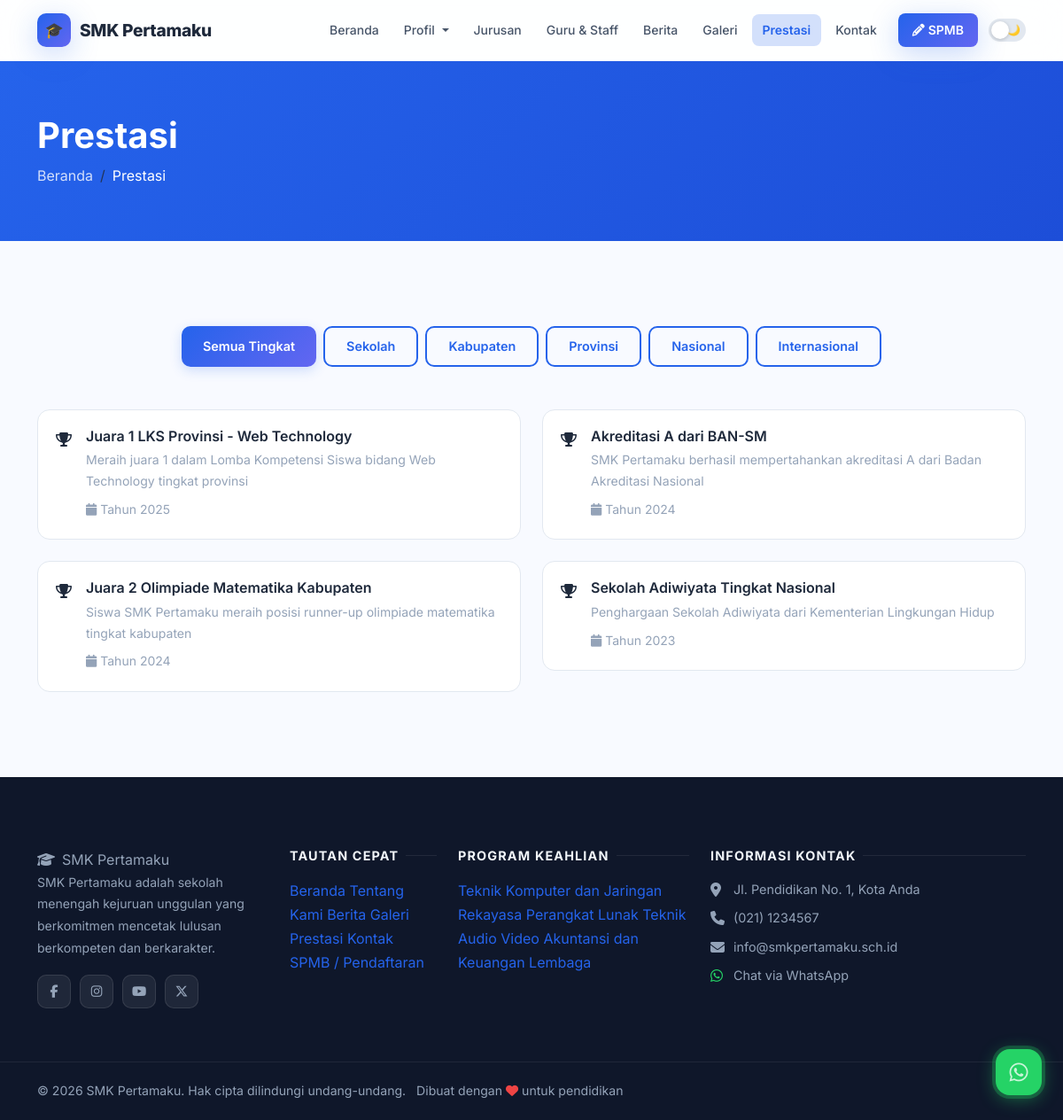
/prestasi, run on the app's committed database.
### tables this page shows
CREATE TABLE IF NOT EXISTS `achievements` (
  `id` INT AUTO_INCREMENT PRIMARY KEY,
  `title` VARCHAR(250) NOT NULL,
  `description` TEXT,
  `image` VARCHAR(255) DEFAULT NULL,
  `level` ENUM('sekolah','kabupaten','provinsi','nasional','internasional') DEFAULT 'sekolah',
  `year` YEAR DEFAULT NULL,
  `is_published` TINYINT(1) DEFAULT 1,
  `created_at` TIMESTAMP DEFAULT CURRENT_TIMESTAMP
);

CREATE TABLE IF NOT EXISTS `social_media` (
  `id` INT AUTO_INCREMENT PRIMARY KEY,
  `platform` VARCHAR(50) NOT NULL,
  `url` VARCHAR(255) NOT NULL,
  `icon` VARCHAR(100) DEFAULT NULL,
  `is_active` TINYINT(1) DEFAULT 1
);

CREATE TABLE IF NOT EXISTS `programs` (
  `id` INT AUTO_INCREMENT PRIMARY KEY,
  `name` VARCHAR(200) NOT NULL,
  `code` VARCHAR(20) DEFAULT NULL,
  `description` LONGTEXT,
  `image` VARCHAR(255) DEFAULT NULL,
  `icon` VARCHAR(100) DEFAULT 'fas fa-laptop-code',
  `quota` INT DEFAULT 36,
  `is_active` TINYINT(1) DEFAULT 1,
  `sort_order` INT DEFAULT 0,
  `created_at` TIMESTAMP DEFAULT CURRENT_TIMESTAMP
);

### app/controllers/PublicController.php (called while the page is built, shortened)
<?php
class PublicController {
    public function achievements() {
        $db = getDB();
        $where = "is_published=1";
        $res = $db->query("SELECT * FROM achievements WHERE $where ORDER BY year DESC, id DESC");
        $achievements = $res ? $res->fetch_all(MYSQLI_ASSOC) : [];
        require_once __DIR__ . '/../../views/public/achievements.php';
    }
}

### index.php (called while the page is built, shortened)
<?php
require_once __DIR__ . '/routes/web.php';

### app/helpers.php (called while the page is built, shortened)
<?php
function getSettings() {
    $db = getDB();
    $res = $db->query("SELECT `key`, value FROM settings");
    $data = [];
    while ($row = $res->fetch_assoc()) {
        $data[$row['key']] = $row['value'];
    }
    return $data;
}

### views/public/achievements.php (the view, shortened to what this page needs)
<?php
require_once __DIR__ . '/../layouts/header.php';
$levelFilter = htmlspecialchars($_GET['level'] ?? '');
$levels = ['sekolah','kabupaten','provinsi','nasional','internasional'];
?>
<div style="background:linear-gradient(135deg,var(--primary),var(--primary-dark));padding:60px 0;color:#fff;">
    <div class="container">
        <h1 class="fw-bold mb-2">Prestasi</h1>
        <nav aria-label="breadcrumb">
            <ol class="breadcrumb mb-0"><li class="breadcrumb-item"><a href="<?= APP_URL ?>/" style="color:rgba(255,255,255,0.8);">Beranda</a></li><li class="breadcrumb-item active text-white">Prestasi</li></ol>
        </nav>
    </div>
</div>
<section class="section">
    <div class="container">
        <div class="d-flex flex-wrap gap-2 mb-5 justify-content-center">
            <a href="<?= APP_URL ?>/prestasi" class="btn btn-sm <?= !$levelFilter ? 'btn-primary' : 'btn-outline-primary' ?>">Semua Tingkat</a>
            <?php foreach ($levels as $lvl): ?>
                <a href="<?= APP_URL ?>/prestasi?level=<?= $lvl ?>" class="btn btn-sm <?= $levelFilter === $lvl ? 'btn-primary' : 'btn-outline-primary' ?>">
                    <?= ucfirst($lvl) ?>
                </a>
            <?php endforeach; ?>
        </div>
        <?php if (empty($achievements)): ?>
            <div class="text-center py-5">
                <i class="fas fa-trophy" style="font-size:3rem;color:var(--text-muted);"></i>
                <p class="mt-3" style="color:var(--text-muted);">Belum ada prestasi yang tercatat.</p>
            </div>
        <?php else: ?>
        <div class="row g-4">
            <?php foreach ($achievements as $ach): ?>
            <div class="col-lg-6">
                <div class="achievement-card">
                    <div class="achievement-badge badge-<?= $ach['level'] ?>">
                        <i class="fas fa-trophy"></i>
                    </div>
                    <div class="flex-grow-1">
                        <div class="d-flex align-items-start justify-content-between gap-2 mb-1">
                            <h6 style="color:var(--text);font-weight:600;margin:0;"><?= htmlspecialchars($ach['title']) ?></h6>
                            <div class="d-flex gap-2 flex-shrink-0">
                                <span class="badge badge-<?= $ach['level'] ?>"><?= ucfirst($ach['level']) ?></span>
                            </div>
                        </div>
                        <?php if (!empty($ach['description'])): ?>
                            <p style="color:var(--text-muted);font-size:0.88rem;margin-bottom:6px;"><?= htmlspecialchars($ach['description']) ?></p>
                        <?php endif; ?>
                        <?php if (!empty($ach['year'])): ?>
                            <small style="color:var(--text-muted);"><i class="fas fa-calendar me-1"></i>Tahun <?= $ach['year'] ?></small>
                        <?php endif; ?>
                    </div>
                </div>
            </div>
            <?php endforeach; ?>
        </div>
        <?php endif; ?>
    </div>
</section>
<?php require_once __DIR__ . '/../layouts/footer.php'; ?>

### views/layouts/footer.php (shortened to what this page needs)
<?php
$settings = getSettings();
$schoolName = $settings['school_name'] ?? 'SMK Pertamaku';
$footerAbout = $settings['footer_about'] ?? '';
$address = $settings['school_address'] ?? '';
$phone = $settings['school_phone'] ?? '';
$email = $settings['school_email'] ?? '';
$whatsapp = $settings['whatsapp_number'] ?? '';
$currentYear = date('Y');
$db = getDB();
$progRes = $db->query("SELECT id, name FROM programs WHERE is_active=1 ORDER BY sort_order LIMIT 6");
$footerPrograms = $progRes ? $progRes->fetch_all(MYSQLI_ASSOC) : [];
$smRes = $db->query("SELECT * FROM social_media WHERE is_active=1");
$socialMedia = $smRes ? $smRes->fetch_all(MYSQLI_ASSOC) : [];
?>
</main>
<footer class="site-footer">
    <div class="container">
        <div class="row g-4">
            <div class="col-lg-3 col-md-6">
                <span class="footer-brand"><i class="fas fa-graduation-cap me-2"></i><?= htmlspecialchars($schoolName) ?></span>
                <p><?= htmlspecialchars($footerAbout) ?></p>
                <?php if ($socialMedia): ?>
                <div class="social-links">
                    <?php foreach ($socialMedia as $sm): ?>
                        <a href="<?= htmlspecialchars($sm['url']) ?>" target="_blank" rel="noopener" class="social-link" title="<?= htmlspecialchars($sm['platform']) ?>">
                            <i class="<?= htmlspecialchars($sm['icon'] ?? 'fas fa-link') ?>"></i>
                        </a>
                    <?php endforeach; ?>
                </div>
                <?php endif; ?>
            </div>
            <div class="col-lg-2 col-md-6">
                <h5>Tautan Cepat</h5>
                <a href="<?= APP_URL ?>/">Beranda</a>
                <a href="<?= APP_URL ?>/profil">Tentang Kami</a>
                <a href="<?= APP_URL ?>/berita">Berita</a>
                <a href="<?= APP_URL ?>/galeri">Galeri</a>
                <a href="<?= APP_URL ?>/prestasi">Prestasi</a>
                <a href="<?= APP_URL ?>/kontak">Kontak</a>
                <a href="<?= APP_URL ?>/spmb">SPMB / Pendaftaran</a>
            </div>
            <div class="col-lg-3 col-md-6">
                <h5>Program Keahlian</h5>
                <?php foreach ($footerPrograms as $prog): ?>
                    <a href="<?= APP_URL ?>/jurusan/<?= $prog['id'] ?>"><?= htmlspecialchars($prog['name']) ?></a>
                <?php endforeach; ?>
            </div>
            <div class="col-lg-4 col-md-6">
                <h5>Informasi Kontak</h5>
                <?php if ($address): ?>
                <div class="d-flex gap-2 mb-2">
                    <i class="fas fa-map-marker-alt mt-1" style="color:#94a3b8;width:18px;"></i>
                    <span style="color:var(--footer-text);font-size:0.9rem;"><?= htmlspecialchars($address) ?></span>
                </div>
                <?php endif; ?>
                <?php if ($phone): ?>
                <div class="d-flex gap-2 mb-2">
                    <i class="fas fa-phone mt-1" style="color:#94a3b8;width:18px;"></i>
                    <a href="tel:<?= preg_replace('/[^0-9+]/', '', $phone) ?>" style="color:var(--footer-text);font-size:0.9rem;"><?= htmlspecialchars($phone) ?></a>
                </div>
                <?php endif; ?>
                <?php if ($email): ?>
                <div class="d-flex gap-2 mb-2">
                    <i class="fas fa-envelope mt-1" style="color:#94a3b8;width:18px;"></i>
                    <a href="mailto:<?= htmlspecialchars($email) ?>" style="color:var(--footer-text);font-size:0.9rem;"><?= htmlspecialchars($email) ?></a>
                </div>
                <?php endif; ?>
                <?php if ($whatsapp): ?>
                <div class="d-flex gap-2 mb-2">
                    <i class="fab fa-whatsapp mt-1" style="color:#25d366;width:18px;"></i>
                    <a href="https://wa.me/<?= preg_replace('/[^0-9]/', '', $whatsapp) ?>" target="_blank" style="color:var(--footer-text);font-size:0.9rem;">Chat via WhatsApp</a>
                </div>
                <?php endif; ?>
            </div>
        </div>
    </div>
    <div class="footer-bottom">
        <div class="container">
            <p class="mb-0">
                &copy; <?= $currentYear ?> <?= htmlspecialchars($schoolName) ?>. Hak cipta dilindungi undang-undang.
                <span class="ms-2">Dibuat dengan <i class="fas fa-heart" style="color:#ef4444;"></i> untuk pendidikan</span>
            </p>
        </div>
    </div>
</footer>
<?php if ($whatsapp): ?>
<a href="https://wa.me/<?= preg_replace('/[^0-9]/', '', $whatsapp) ?>?text=Halo+<?= urlencode($schoolName) ?>%2C+saya+ingin+bertanya..."
   class="whatsapp-float" target="_blank" rel="noopener" title="Chat WhatsApp">
    <i class="fab fa-whatsapp"></i>
</a>
<?php endif; ?>
</body>
</html>

### assets/css/style.css (style rules this page uses)
:root { --bg: #f8faff; --bg-secondary: #f0f4ff; --bg-card: #ffffff; --text: #1e293b; --text-secondary:#475569; --text-muted: #94a3b8; --primary: #2563eb; --primary-light: #3b82f6; --primary-dark: #1d4ed8; --primary-glow: rgba(37,99,235,0.20); --accent: #6366f1; --accent-glow: rgba(99,102,241,0.18); --success: #16a34a; --warning: #d97706; --danger: #dc2626; --border: #e2e8f0; --border-light: #f1f5f9; --navbar-bg: rgba(255,255,255,0.85); --footer-bg: #0f172a; --footer-text: #94a3b8; --shadow-sm: 0 1px 3px rgba(0,0,0,0.06), 0 1px 2px rgba(0,0,0,0.04); --shadow: 0 4px 16px rgba(0,0,0,0.08); --shadow-md: 0 8px 32px rgba(0,0,0,0.10); --shadow-lg: 0 20px 60px rgba(0,0,0,0.12); --shadow-blue: 0 8px 32px rgba(37,99,235,0.25); --radius: 14px; --radius-lg: 20px; --transition: all 0.3s cubic-bezier(0.4,0,0.2,1); --gradient: linear-gradient(135deg, #2563eb 0%, #6366f1 100%); --gradient-hero: linear-gradient(135deg, #0f172a 0%, #1e3a8a 50%, #1e1b4b 100%); }
*, *::before, *::after { box-sizing: border-box; }
html { scroll-behavior: smooth; font-size: 16px; }
body { background-color: var(--bg); color: var(--text); font-family: 'Segoe UI', system-ui, -apple-system, 'Helvetica Neue', sans-serif; line-height: 1.7; transition: background-color 0.4s ease, color 0.3s ease; overflow-x: hidden; }
a { color: var(--primary); text-decoration: none; transition: var(--transition); }
.section { padding: 96px 0; }
.btn-primary { background: var(--gradient); color: #fff; border: none; border-radius: 10px; padding: 11px 24px; font-weight: 600; font-size: 0.9rem; transition: var(--transition); display: inline-flex; align-items: center; gap: 8px; box-shadow: 0 4px 14px var(--primary-glow); }
.btn-outline-primary { background: transparent; color: var(--primary); border: 2px solid var(--primary); border-radius: 10px; padding: 10px 24px; font-weight: 600; font-size: 0.9rem; transition: var(--transition); display: inline-flex; align-items: center; gap: 8px; }
.achievement-card { display: flex; align-items: flex-start; gap: 16px; background: var(--bg-card); border: 1px solid var(--border); border-radius: var(--radius); padding: 20px; transition: var(--transition); }
.site-footer { background: var(--footer-bg); padding: 80px 0 0; color: var(--footer-text); }
.site-footer p { font-size: 0.88rem; line-height: 1.75; color: var(--footer-text); }
.site-footer h5 { color: #f1f5f9; font-size: 0.9rem; font-weight: 700; text-transform: uppercase; letter-spacing: 0.08em; margin-bottom: 18px; display: flex; align-items: center; gap: 8px; }
.site-footer h5::after { content: ''; flex: 1; height: 1px; background: rgba(255,255,255,0.08); }
.social-links { display: flex; gap: 10px; margin-top: 18px; flex-wrap: wrap; }
.social-link { width: 38px; height: 38px; background: rgba(255,255,255,0.07); border: 1px solid rgba(255,255,255,0.1); border-radius: 10px; display: flex; align-items: center; justify-content: center; color: var(--footer-text); font-size: 0.9rem; transition: var(--transition); }
.footer-bottom { margin-top: 60px; border-top: 1px solid rgba(255,255,255,0.07); padding: 20px 0; display: flex; align-items: center; justify-content: space-between; flex-wrap: wrap; gap: 12px; font-size: 0.82rem; color: var(--footer-text); }
.whatsapp-float { position: fixed; bottom: 28px; right: 24px; width: 52px; height: 52px; background: #25d366; border-radius: 16px; display: flex; align-items: center; justify-content: center; color: #fff; font-size: 1.5rem; z-index: 1000; box-shadow: 0 4px 20px rgba(37,211,102,0.45); transition: var(--transition); }
.whatsapp-float::before { content: ''; position: absolute; inset: -4px; background: rgba(37,211,102,0.25); border-radius: 20px; animation: wa-pulse 2.5s ease-in-out infinite; }
.badge { border-radius: 6px; }

### views/layouts/header.php (style rules this page uses)
body { font-family:'Inter',system-ui,sans-serif; }

### data on the page
achievements: title "Juara 1 LKS Provinsi - Web Technology", description "Meraih juara 1 dalam Lomba Kompetensi Siswa bidang Web Technology tingkat provinsi", year "2025"
achievements: title "Akreditasi A dari BAN-SM", description "SMK Pertamaku berhasil mempertahankan akreditasi A dari Badan Akreditasi Nasional", year "2024"
achievements: title "Juara 2 Olimpiade Matematika Kabupaten", description "Siswa SMK Pertamaku meraih posisi runner-up olimpiade matematika tingkat kabupaten", year "2024"
achievements: title "Sekolah Adiwiyata Tingkat Nasional", description "Penghargaan Sekolah Adiwiyata dari Kementerian Lingkungan Hidup", year "2023"
programs: name "Teknik Komputer dan Jaringan"
programs: name "Rekayasa Perangkat Lunak"
programs: name "Teknik Audio Video"
programs: name "Akuntansi dan Keuangan Lembaga"

### other printed values
$schoolName "SMK Pertamaku"
$lvl "Sekolah"
$lvl "Kabupaten"
$lvl "Provinsi"
$lvl "Nasional"
$lvl "Internasional"
$footerAbout "SMK Pertamaku adalah sekolah menengah kejuruan unggulan yang berkomitmen mencetak lulusan berkompeten dan berkarakter."
$address "Jl. Pendidikan No. 1, Kota Anda"
$phone "(021) 1234567"
$email "info@smkpertamaku.sch.id"
